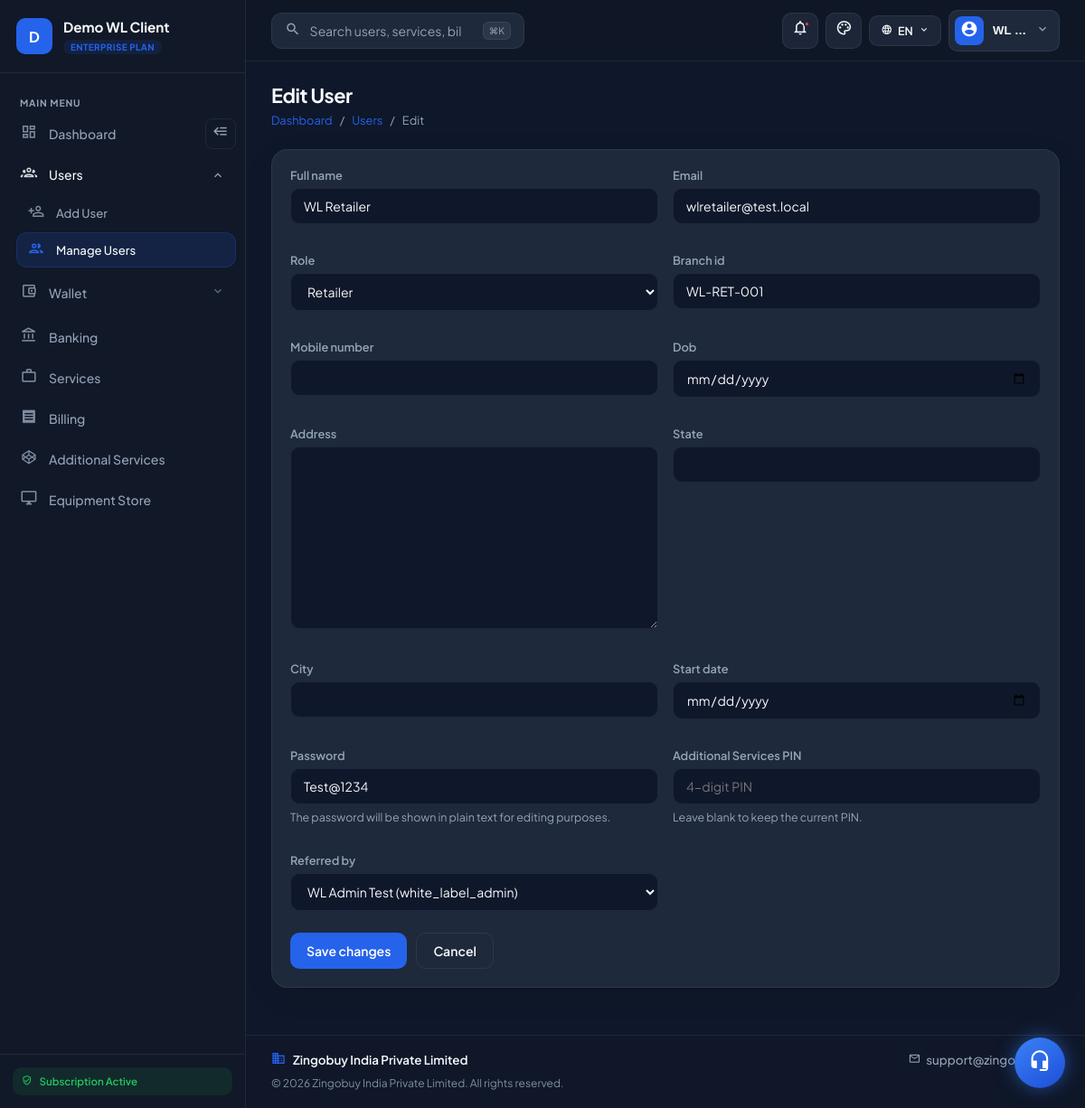
Screenshot of /wl/users/78/edit/ (signed in) with the database file from the repository.
### dashboard/models.py (models this page shows, shortened)
class WhiteLabelTenant(models.Model):
    name = models.CharField(max_length=255)
    slug = models.SlugField(max_length=100, unique=True)
    domain = models.CharField(
        max_length=255,
        unique=True,
        help_text="Host only, e.g. portal.client.com (no https://)",
    )
    logo = models.ImageField(upload_to="white_label/logos/", null=True, blank=True)
    favicon = models.ImageField(upload_to="white_label/favicons/", null=True, blank=True)
    primary_color = models.CharField(max_length=20, default="#0d9488")
    secondary_color = models.CharField(max_length=20, default="#0ea5e9")
    wallet_upi_id = models.CharField(
        max_length=100,
        blank=True,
        default="",
        help_text="UPI ID for wallet recharge of this white-label network",
    )
    wallet_qr_code = models.ImageField(
        upload_to="white_label/wallet_qr/",
        null=True,
        blank=True,
        help_text="QR code image for wallet recharge of this white-label network",
    )
    is_active = models.BooleanField(default=True)
    created_at = models.DateTimeField(auto_now_add=True)
    class Meta:
        ordering = ["name"]

class CustomUser(AbstractUser):
    email = models.EmailField(unique=True, null=False, blank=False)
    is_retailer = models.BooleanField(default=False)
    is_distributor = models.BooleanField(default=False)  # New field for distributor role
    username = models.CharField(
        max_length=150, unique=True, null=True, blank=True, editable=False
    )  # Automatically generated
    branch_id = models.CharField(max_length=50, unique=True, null=True, blank=False)
    plain_text_password = models.CharField(max_length=128, null=True, blank=True)  # For storing plain text password
    profile_photo = models.ImageField(upload_to='profile_photos/', null=True, blank=True)
    mobile_number = models.CharField(max_length=15, null=True, blank=True)
    pin = models.CharField(max_length=4, blank=True, null=True, verbose_name="Security PIN")
    full_name = models.CharField(max_length=255, blank=False, null=False)
    address = models.TextField(null=True, blank=True)
    state = models.CharField(max_length=100, null=True, blank=True)
    city = models.CharField(max_length=100, null=True, blank=True)
    postcode = models.CharField(max_length=20, null=True, blank=True)
    dob = models.DateField(null=True, blank=True)
    start_date = models.DateField(null=True, blank=True)
    created_at = models.DateTimeField(auto_now_add=True)  # Automatically set at creation time
    plain_password = models.CharField(max_length=128, null=True, blank=True)  # Add this field
    current_gsk_count = models.IntegerField(default=0)
    gender = models.CharField(
        max_length=10, choices=[("Male", "Male"), ("Female", "Female")], null=True, blank=True
    )
    role = models.CharField(
        max_length=50,
        choices=[
            ("admin", "Admin"),
            ("white_label_admin", "White Label Admin"),
            ("retailer", "Retailer"),
            ("distributor", "Distributor"),
            ("master_distributor", "Master Distributor"),
            ("retailer_2", "Retailer 2.0"),
            ("distributor_2", "Distributor 2.0"),
        ],
        null=True,
        blank=False,
        default='retailer'  # Default role
    )
    referred_by = models.ForeignKey(
        "self", on_delete=models.SET_NULL, null=True, blank=True, related_name="referrals"
    )
    tenant = models.ForeignKey(
        WhiteLabelTenant,
        on_delete=models.PROTECT,
        null=True,
        blank=True,
        related_name="users",
        help_text="NULL = platform (existing GSK). Set for white-label subtree users.",
    )
    wallet_balance = models.DecimalField(max_digits=10, decimal_places=2, default=0.00)
    first_login_at = models.DateTimeField(null=True, blank=True, help_text="Set on first portal login")
    wallet_disclaimer_dismissed_at = models.DateTimeField(null=True, blank=True, help_text="When user closed the wallet recharge disclaimer")
    USERNAME_FIELD = "email"
    REQUIRED_FIELDS = ['username']

### dashboard/views/white_label_views.py (the view)
# urls.py: path("wl/users/<int:user_id>/edit/", white_label_views.white_label_edit_user, name="white_label_edit_user"),
@login_required
@role_required(["white_label_admin"])
def white_label_edit_user(request, user_id):
    if not _require_tenant(request.user):
        return redirect("logout")
    user = get_object_or_404(
        CustomUser,
        id=user_id,
        tenant_id=request.user.tenant_id,
    )
    if user.role == "white_label_admin":
        messages.error(request, "Cannot edit another White Label Admin here.")
        return redirect("white_label_view_users")
    allowed = list(WL_CHILD_ROLES)
    parents = CustomUser.objects.filter(
        tenant_id=request.user.tenant_id,
        role__in=["white_label_admin", "master_distributor", "distributor"],
        is_active=True,
    ).exclude(pk=user.pk).order_by("full_name")
    if request.method == "POST":
        form = WhiteLabelUserForm(request.POST, instance=user, allowed_roles=allowed)
        if form.is_valid():
            updated = form.save(commit=False)
            updated.tenant = request.user.tenant
            referred_by_id = request.POST.get("referred_by")
            if referred_by_id:
                updated.referred_by = get_object_or_404(
                    CustomUser, id=referred_by_id, tenant_id=request.user.tenant_id
                )
            updated.save()
            messages.success(request, "User updated.")
            return redirect("white_label_view_users")
    else:
        form = WhiteLabelUserForm(instance=user, allowed_roles=allowed)
    return render(
        request,
        "white_label_dashboard/edit_user.html",
        _wl_context(request, form=form, gsk=user, parents=parents),
    )

### dashboard/templates/white_label_dashboard/edit_user.html (shortened to what this page needs)
{% extends 'white_label_dashboard/wl_layout.html' %}
{% block content %}
<div class="wl-saas-page-header">
    <div>
        <h1>Edit User</h1>
        <div class="wl-saas-breadcrumb">
            <a href="{% url 'white_label_dashboard' %}">Dashboard</a><span>/</span>
            <a href="{% url 'white_label_view_users' %}">Users</a><span>/</span><span>Edit</span>
        </div>
    </div>
</div>
<div class="wl-saas-card" style="max-width:900px;">
    <form method="post">
        <div class="wl-saas-form-row" style="display:grid;grid-template-columns:1fr 1fr;gap:16px;">
            {% for field in form %}
            <div class="wl-saas-form-group">
                <label class="wl-saas-label">{{ field.label }}</label>
                {{ field }}
                {% if field.help_text %}<small style="display:block;margin-top:6px;color:var(--wl-text-muted);font-size:.78rem;">{{ field.help_text }}</small>{% endif %}
            </div>
            {% endfor %}
            <div class="wl-saas-form-group">
                <label class="wl-saas-label">Referred by</label>
                <select name="referred_by" class="wl-saas-select">
                    {% for p in parents %}
                    <option value="{{ p.id }}" {% if gsk.referred_by_id == p.id %}selected{% endif %}>{{ p.full_name }} ({{ p.role }})</option>
                    {% endfor %}
                </select>
            </div>
        </div>
        <div style="display:flex;gap:10px;margin-top:8px;">
            <button type="submit" class="wl-saas-btn wl-saas-btn-primary">Save changes</button>
            <a href="{% url 'white_label_view_users' %}" class="wl-saas-btn wl-saas-btn-secondary">Cancel</a>
        </div>
    </form>
</div>
{% endblock %}

### dashboard/templates/white_label_dashboard/_wl_sidebar.html (shortened to what this page needs)
<aside class="wl-saas-sidebar" id="wlSaasSidebar">
    <div class="wl-saas-brand">
        <div class="wl-saas-brand-logo">
            {% if tenant and tenant.logo %}
            <img src="{{ tenant.logo.url }}" alt="{{ tenant.name }}">
            {% else %}
            <div class="wl-saas-brand-mark">{{ tenant.name|default:"P"|slice:":1"|upper }}</div>
            {% endif %}
        </div>
        <div class="wl-saas-brand-text">
            <strong>{{ tenant.name|default:"Partner Portal" }}</strong>
            <span class="wl-saas-brand-plan">Enterprise Plan</span>
        </div>
    </div>
    <nav class="wl-saas-nav">
        <div class="wl-saas-nav-label">Main Menu</div>
        {% with url_name=request.resolver_match.url_name %}
        {% if user.role == 'white_label_admin' %}
        <div class="wl-saas-nav-item-row">
            <a href="{% url 'white_label_dashboard' %}" class="wl-saas-nav-link {% if url_name == 'white_label_dashboard' %}active{% endif %}">
                <i class="mdi mdi-view-dashboard-outline"></i><span>Dashboard</span>
            </a>
            <button type="button" class="wl-saas-collapse-btn" id="wlSidebarCollapse" aria-label="Collapse sidebar" title="Collapse sidebar">
                <i class="mdi mdi-backburger"></i>
            </button>
        </div>
        <div class="wl-saas-nav-dropdown {% if url_name == 'white_label_view_users' or url_name == 'white_label_add_user' or url_name == 'white_label_edit_user' or url_name == 'white_label_delete_user' %}open has-active{% endif %}" data-nav-dropdown>
            <button type="button" class="wl-saas-nav-toggle" aria-expanded="{% if url_name == 'white_label_view_users' or url_name == 'white_label_add_user' or url_name == 'white_label_edit_user' or url_name == 'white_label_delete_user' %}true{% else %}false{% endif %}">
                <i class="mdi mdi-account-group-outline"></i>
                <span>Users</span>
                <i class="mdi mdi-chevron-down wl-saas-nav-chevron"></i>
            </button>
            <div class="wl-saas-nav-submenu">
                <a href="{% url 'white_label_add_user' %}" class="wl-saas-nav-link {% if url_name == 'white_label_add_user' %}active{% endif %}">
                    <i class="mdi mdi-account-plus-outline"></i><span>Add User</span>
                </a>
                <a href="{% url 'white_label_view_users' %}" class="wl-saas-nav-link {% if url_name == 'white_label_view_users' or url_name == 'white_label_edit_user' or url_name == 'white_label_delete_user' %}active{% endif %}">
                    <i class="mdi mdi-account-multiple-outline"></i><span>Manage Users</span>
                </a>
            </div>
        </div>
        <div class="wl-saas-nav-dropdown " data-nav-dropdown>
            <button type="button" class="wl-saas-nav-toggle" aria-expanded="{% if url_name == 'white_label_add_wallet' or url_name == 'white_label_transfer_money' or url_name == 'white_label_view_transactions' or url_name == 'recharge_plans' or url_name == 'initiate_upi_payment' %}true{% else %}false{% endif %}">
                <i class="mdi mdi-wallet-outline"></i>
                <span>Wallet</span>
                <i class="mdi mdi-chevron-down wl-saas-nav-chevron"></i>
            </button>
        </div>
        <a href="{% url 'white_label_banking' %}" class="wl-saas-nav-link {% if url_name == 'white_label_banking' %}active{% endif %}">
            <i class="mdi mdi-bank-outline"></i><span>Banking</span>
        </a>
        <a href="{% url 'white_label_view_services' %}" class="wl-saas-nav-link {% if url_name == 'white_label_view_services' or url_name == 'white_label_service_documents' %}active{% endif %}">
            <i class="mdi mdi-briefcase-outline"></i><span>Services</span>
        </a>
        <a href="{% url 'white_label_view_billing' %}" class="wl-saas-nav-link {% if url_name == 'white_label_view_billing' %}active{% endif %}">
            <i class="mdi mdi-receipt"></i><span>Billing</span>
        </a>
        <a href="{% url 'pin_entry' %}" class="wl-saas-nav-link {% if url_name == 'pin_entry' or url_name == 'additional_services' %}active{% endif %}">
            <i class="mdi mdi-codepen"></i><span>Additional Services</span>
        </a>
        <a href="{% url 'equipment_store' %}" class="wl-saas-nav-link {% if url_name == 'equipment_store' or url_name == 'equipment_billing' or url_name == 'equipment_payment' or url_name == 'payment_success' %}active{% endif %}">
            <i class="mdi mdi-monitor"></i><span>Equipment Store</span>
        </a>
        {% endif %}
        {% endwith %}
    </nav>
    <div class="wl-saas-sidebar-foot">
        <span class="wl-saas-sidebar-badge"><i class="mdi mdi-shield-check-outline"></i> Subscription Active</span>
    </div>
</aside>

### dashboard/templates/white_label_dashboard/_wl_topbar.html (shortened to what this page needs)
<header class="wl-saas-topbar">
    <div class="wl-saas-topbar-left">
        <form class="wl-saas-search" method="get" action="{% if user.role == 'white_label_admin' %}{% url 'white_label_view_users' %}{% else %}{{ tenant_dashboard_url }}{% endif %}" role="search">
            <i class="mdi mdi-magnify"></i>
            <input type="search" name="search" placeholder="Search users, services, billing…" aria-label="Search">
            <kbd class="wl-saas-search-kbd">⌘K</kbd>
        </form>
    </div>
    <div class="wl-saas-topbar-right">
        <div class="wl-saas-dropdown" data-wl-dropdown>
            <button type="button" class="wl-saas-icon-btn wl-saas-dropdown-trigger" aria-label="Notifications" title="Notifications">
                <i class="mdi mdi-bell-outline"></i>
                <span class="wl-dot"></span>
            </button>
        </div>
        <div class="wl-saas-dropdown" data-wl-dropdown>
            <button type="button" class="wl-saas-icon-btn wl-saas-dropdown-trigger" id="wlThemeToggle" aria-label="Theme" title="Theme">
                <i class="mdi mdi-palette-outline"></i>
            </button>
        </div>
        <div class="wl-saas-dropdown wl-saas-topbar-pill--hide-sm" data-wl-dropdown>
            <button type="button" class="wl-saas-topbar-text-btn wl-saas-dropdown-trigger" aria-expanded="false">
                <i class="mdi mdi-web"></i><span id="wlLangLabel">EN</span><i class="mdi mdi-chevron-down"></i>
            </button>
        </div>
        <div class="wl-saas-dropdown" data-wl-dropdown>
            <button type="button" class="wl-saas-profile wl-saas-dropdown-trigger" id="wlProfileToggle" aria-expanded="false">
                <div class="wl-saas-avatar"><i class="mdi mdi-account-circle"></i></div>
                <span class="wl-saas-profile-name">{{ request.user.full_name|truncatewords:1 }}</span>
                <i class="mdi mdi-chevron-down"></i>
            </button>
        </div>
    </div>
</header>

### rows the page displays
WhiteLabelTenant: name "D", name "Demo WL Client"
CustomUser: user.full_name "WL …"
CustomUser: form "WL Retailer" "wlretailer@test.local" "Retailer" "WL-RET-001" "Test@1234", referred_by "WL Admin Test (white_label_admin)"

### other values shown
{{ field.label }} "Full name" "Email" "Role" "Branch id" "Mobile number" "Dob" "Address" "State" "City" "Start date" "Password" "Additional Services PIN"
{{ field.help_text }} "The password will be shown in plain text for editing purposes." "Leave blank to keep the current PIN."
